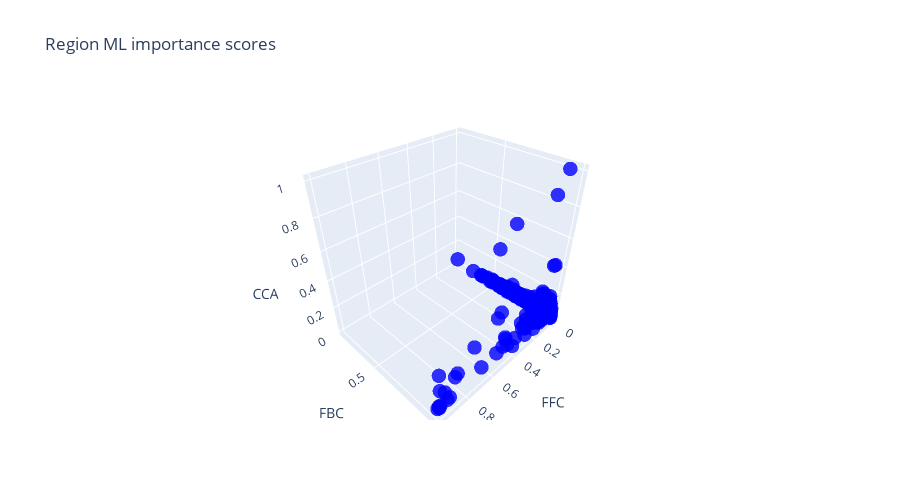

The code cell stored with this chart in its notebook:
### Code cell
DIM = 25  
region = 'ML'


x = importance_scores[region]['PCA'][DIM]
y = importance_scores[region]['LQGCA'][DIM]
z = importance_scores[region]['CCA'][DIM]

init_notebook_mode(connected=True)
fig = go.Figure(data=[go.Scatter3d( x=x, y=y,  z=z,
                                    mode='markers', marker=dict( size=5, color='blue', opacity=0.8 ) )])

fig.update_layout( scene=dict( xaxis=dict(title='FFC'), yaxis=dict(title='FBC', autorange='reversed'),  zaxis=dict(title='CCA'),
                    camera=dict(eye=dict(x=1.25, y=1.25, z=1.25)) ), title=f'Region {region} importance scores', height=500 )


fig.show()
#iplot(fig)

### Figure 1 — Plotly figure (JSON) as saved in the notebook; plotly's stock layout.template omitted (floating-point values rounded to 4 significant figures; data arrays with more than 128 entries replaced by an {"elided": "..."} marker saying what was removed)
{"data": [{"marker": {"color": "blue", "opacity": 0.8, "size": 5}, "mode": "markers", "type": "scatter3d", "x": {"elided": "570 float values"}, "y": {"elided": "570 float values"}, "z": {"elided": "570 float values"}}], "layout": {"height": 500, "scene": {"camera": {"eye": {"x": 1.25, "y": 1.25, "z": 1.25}}, "xaxis": {"title": {"text": "FFC"}}, "yaxis": {"autorange": "reversed", "title": {"text": "FBC"}}, "zaxis": {"title": {"text": "CCA"}}}, "title": {"text": "Region ML importance scores"}}}
